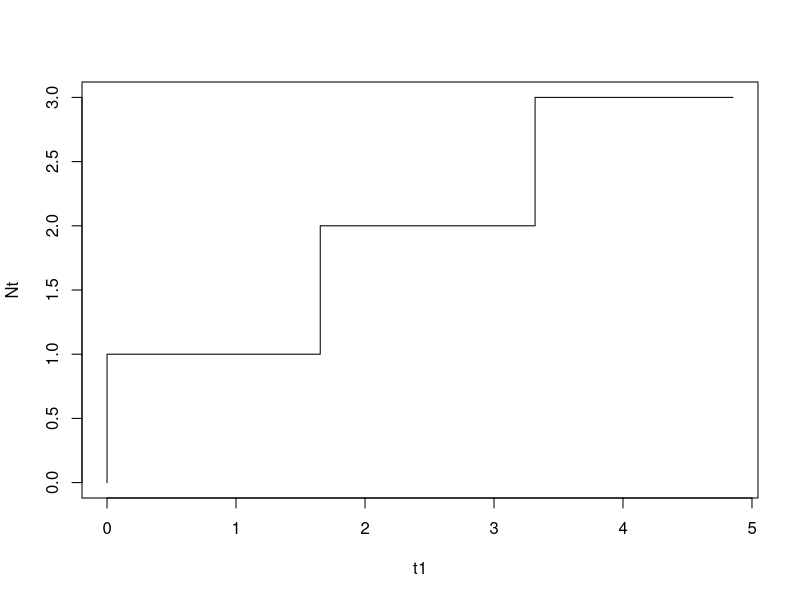

Generate this figure with R:
#Consider a renewal process {N(t),t ≥ 0} having following distribution for inter-arrival times. Then simulate the renewal process for 0 ≤ t ≤ y.
#a) N(µ = 2,σ^2 = 0.0625) & y = 5 b) Gamma(α = 2,β = 2) & y = 10 c) LN(µ = 0.5,σ^2 = 0.0025) & y = 7 d) Uniform(0,5) & y = 15
#lambda=2; t=5;inter=rexp(n=2*lambda*t,rate=lambda);
#mu=2;t=5;inter=rnorm(n=20,mu,sqrt(0.0625))
#alpha=2;beta=2;t=10;inter=rgamma(n=200,alpha,beta);
mu=0.5;sig2=0.0025;t=5;inter=rlnorm(n=20,mu,sqrt(sig2))
#a=0; b=5; t=15; inter=runif(n=200,a,b)
arr=cumsum(inter);
arr=arr[arr<t]
n=length(arr);
t1=c(0,arr)
ti=rep("<=t<",n+1)
t2=c(arr,t)
Nt=seq(0,n);
dat=data.frame("start"=round(t1,3),ti,"to"=round(t2,3),Nt)
dat
plot(t1,Nt,type="S")